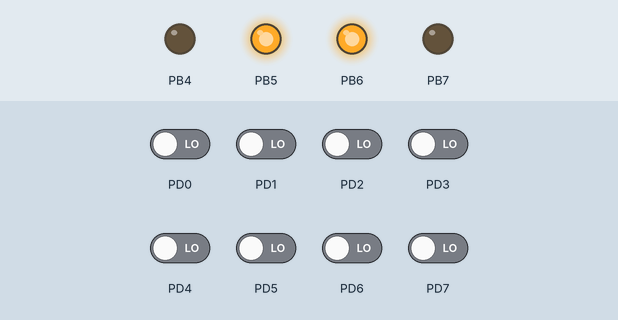
Simulated run of this program. Board: ATmega128, built with avr-gcc and emulated at 16 MHz. Shown: output pins drawn as LEDs (lit = HIGH). The test bench sets the inputs (shaded band); at power-on: PD0–7 LOW.

Above: at 0.1 s.
Timing chart, 0 to 1.6 s (numbered marks = the images above):
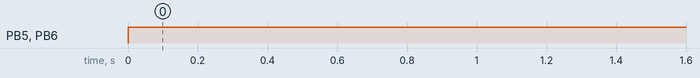

Measured:
- by itself, PB5, PB6: LOW → HIGH at 0.00 s

The program:

main.c
```c
/*
This code will cause a TekBot connected to the AVR board to
move forward and when it touches an obstacle, it will reverse
and turn away from the obstacle and resume forward motion.

PORT MAP
Port B, Pin 4 -> Output -> Right Motor Enable
Port B, Pin 5 -> Output -> Right Motor Direction
Port B, Pin 7 -> Output -> Left Motor Enable
Port B, Pin 6 -> Output -> Left Motor Direction
Port D, Pin 1 -> Input -> Left Whisker
Port D, Pin 0 -> Input -> Right Whisker
*/

#define F_CPU 16000000 //
#include <avr/io.h>
#include <util/delay.h>
#include <stdio.h>

int main(void)
{
	DDRB = 0b11110000;      // configure Port B pins for input/output
	PORTB = 0b11110000;     // set initial value for Port B outputs
	// (initially, disable both motors)

	DDRD = 0b00000000;      // configure Port D pins for input/output

	while (1) { // loop forever

		PORTB = 0b01100000;     // make TekBot move forward
		_delay_ms(500);         // wait for 500 ms

		if (PIND == 0b11111110) { //Right Whisker Hit
			PORTB = 0b00000000;     // move backward
			_delay_ms(500);         // wait for 500 ms
			PORTB = 0b01000000;     // turn right
			_delay_ms(500);        // wait for 500 ms
		}
		else if ((PIND == 0b11111101)) { //Left Whisker Hit
			PORTB = 0b00000000;     // move backward
			_delay_ms(500);         // wait for 500 ms
			PORTB = 0b00100000;     // turn left
			_delay_ms(500);        // wait for 500 ms
		}
		else if ((PIND == 0b11111100)) { //Both Whiskers Hit
			PORTB = 0b00000000;     // move backward
			_delay_ms(500);         // wait for 500 ms
		}
	}
}
```
